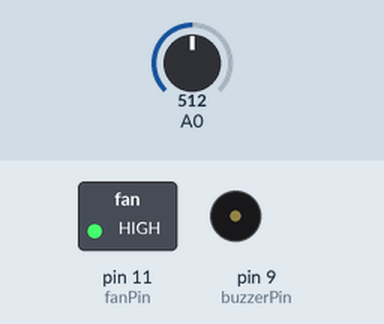
A sketch run on a simulated Arduino Uno, built with avr-gcc and run on an emulated ATmega328P. Shown: switched loads named in the sketch (green lamp = pin HIGH), buzzer (waves = sounding, pin HIGH). Inputs (shaded band) come from the test bench; at power-on: A0 = 512.

Above: at 1.28 s.
1.3 s: A0 set to 157
4.3 s: A0 set to 141
At 5.4 s:
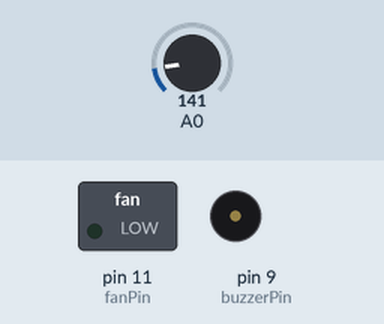
5.8 s: A0 set to 160
At 5.96 s:
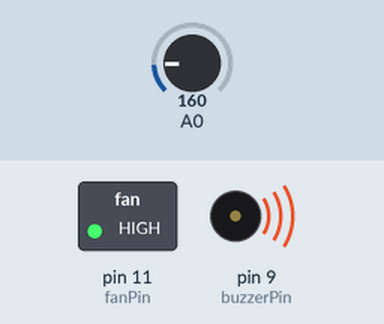
8.8 s: A0 set to 140
At 9.3 s:
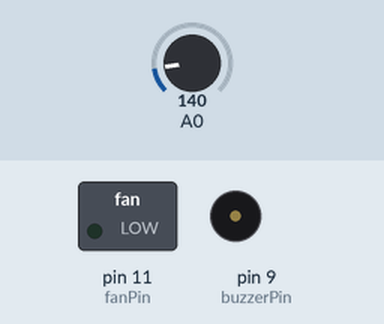
Timing chart, 0 to 11.3 s (numbered marks = the images above; inputs shaded):
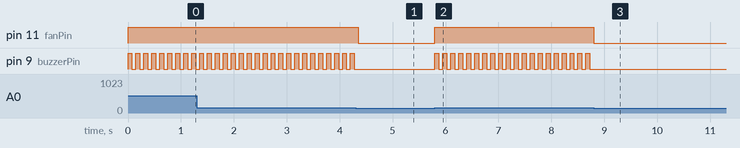

The sketch:

sketch_may25asonhali.ino
```cpp
int esikDegeri = 150;               // Gaz eşik değerini belirliyoruz.
int buzzerPin = 9;                  // Buzzer'ın takılacağı pin
int fanPin = 11;                    // Fan'ın takılacağı pin
int deger;                          // Sensörden okunan değer

void setup() {
  pinMode(buzzerPin, OUTPUT);       // Buzzer pinimizi çıkış olarak ayarlıyoruz.
  pinMode(fanPin, OUTPUT);          // Fan pinimizi çıkış olarak ayarlıyoruz.
}

void loop() {
  deger = analogRead(A0);           // Sensörden analog değer okuyoruz.

  if(deger > esikDegeri){           // Değer eşik değerden büyükse:
    digitalWrite(buzzerPin, HIGH);  // Buzzer çalışır
    digitalWrite(fanPin, HIGH);     // Fan çalışır
    delay(75);
    digitalWrite(buzzerPin, LOW);   // Buzzer kapanır
    delay(75);
  }
  else{                             // Değer eşik değerin altındaysa:
    digitalWrite(buzzerPin, LOW);   // Buzzer kapalı kalır
    digitalWrite(fanPin, LOW);      // Fan kapalı kalır
  }
}
```

arduino-code.c
```cpp
int esikDegeri = 150;               // Gaz eşik değerini belirliyoruz.
int buzzerPin = 9;                  // Buzzer'ın takılacağı pin
int fanPin = 11;                    // Fan'ın takılacağı pin
int deger;                          // Sensörden okunan değer

void setup() {
  pinMode(buzzerPin, OUTPUT);       // Buzzer pinimizi çıkış olarak ayarlıyoruz.
  pinMode(fanPin, OUTPUT);          // Fan pinimizi çıkış olarak ayarlıyoruz.
}

void loop() {
  deger = analogRead(A0);           // Sensörden analog değer okuyoruz.

  if(deger > esikDegeri){           // Değer eşik değerden büyükse:
    digitalWrite(buzzerPin, HIGH);  // Buzzer çalışır
    digitalWrite(fanPin, HIGH);     // Fan çalışır
    delay(75);
    digitalWrite(buzzerPin, LOW);   // Buzzer kapanır
    delay(75);
  }
  else{                             // Değer eşik değerin altındaysa:
    digitalWrite(buzzerPin, LOW);   // Buzzer kapalı kalır
    digitalWrite(fanPin, LOW);      // Fan kapalı kalır
  }
}
```

Measured:
- the behaviour switches between 151 and 150 on A0 (found by bisection; images 0 and 1)
- after the input at 4.3 s, pin 11 (fanPin): HIGH → LOW after 0.05 s; pin 9 (buzzerPin): stops changing and stays LOW
- after the input at 5.8 s, pin 11 (fanPin): LOW → HIGH at once; pin 9 (buzzerPin): alternates HIGH for 0.08 s and LOW for 0.08 s, starting at once
- after the input at 8.8 s, pin 11 (fanPin): HIGH → LOW at once; pin 9 (buzzerPin): stops changing and stays LOW
- by itself, pin 9 (buzzerPin): alternates HIGH for 0.08 s and LOW for 0.08 s
